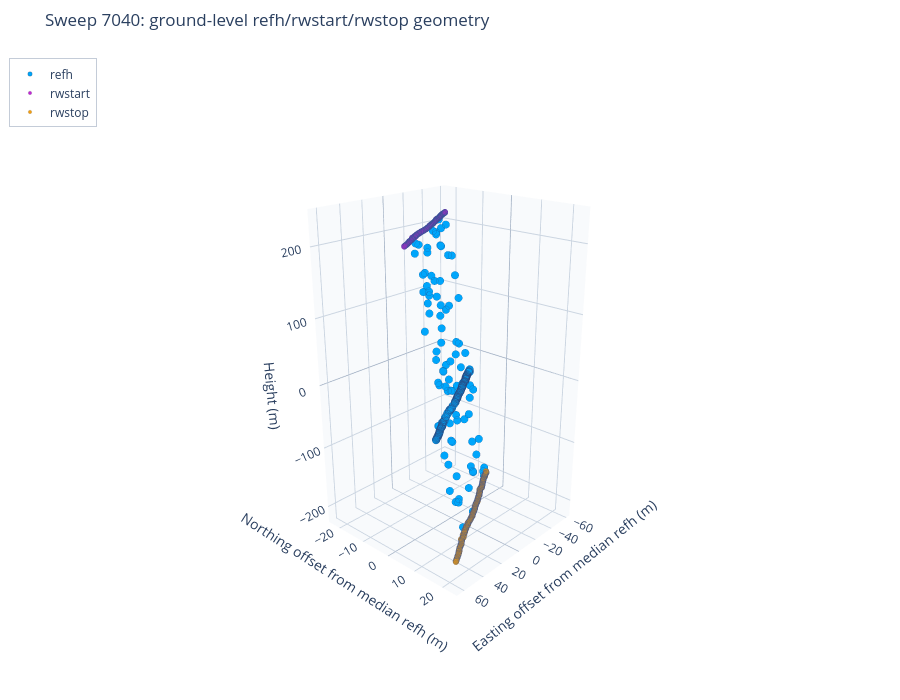

The notebook cell this image was saved under:
### Markdown cell above
## 13. Ground-level zoom view

This view omits the instrument position and focuses on the near-surface geometry of the H5 `refh`, `rwstart`, and `rwstop` points.

### Code cell
def make_ground_zoom_figure(df: pd.DataFrame, epsg: int, title: str = "Ground-level range-window zoom") -> go.Figure:
    df = add_xyz_columns_if_needed(df, epsg).copy()
    P = df[["refh_x", "refh_y", "refh_z"]].to_numpy(dtype=np.float64)
    center_xy = np.nanmedian(P[:, :2], axis=0)
    center_offset = np.array([center_xy[0], center_xy[1], 0.0])
    fig = go.Figure()

    Pp = P - center_offset
    extra_arrays = [Pp]
    fig.add_trace(go.Scatter3d(
        x=Pp[:, 0], y=Pp[:, 1], z=Pp[:, 2],
        mode="markers",
        marker=dict(
            size=4.5,
            color=PLOTLY_3D_COLORS["refh"],
            line=dict(width=0.6, color="rgba(15,23,42,0.35)"),
        ),
        name="refh",
        text=[f"track={int(t)}<br>refh={z:.3f} m" for t, z in zip(df["track_num"], df["refh_z"])],
        hoverinfo="text",
    ))

    if {"rwstart_x", "rwstart_y", "rwstart_z", "rwstop_x", "rwstop_y", "rwstop_z"}.issubset(df.columns):
        R0 = df[["rwstart_x", "rwstart_y", "rwstart_z"]].to_numpy(dtype=np.float64)
        R1 = df[["rwstop_x", "rwstop_y", "rwstop_z"]].to_numpy(dtype=np.float64)
        R0p = R0 - center_offset
        R1p = R1 - center_offset
        extra_arrays.extend([R0p, R1p])

        fig.add_trace(go.Scatter3d(
            x=R0p[:, 0], y=R0p[:, 1], z=R0p[:, 2],
            mode="markers",
            marker=dict(
                size=3.5,
                color=PLOTLY_3D_COLORS["rwstart"],
                line=dict(width=0.5, color="rgba(15,23,42,0.28)"),
            ),
            name="rwstart",
            hoverinfo="skip",
        ))
        fig.add_trace(go.Scatter3d(
            x=R1p[:, 0], y=R1p[:, 1], z=R1p[:, 2],
            mode="markers",
            marker=dict(
                size=3.5,
                color=PLOTLY_3D_COLORS["rwstop"],
                line=dict(width=0.5, color="rgba(15,23,42,0.28)"),
            ),
            name="rwstop",
            hoverinfo="skip",
        ))

    stacked = np.vstack(extra_arrays)
    fig.update_layout(
        title=title,
        scene=_adaptive_scene_layout(
            stacked[:, 0],
            stacked[:, 1],
            stacked[:, 2],
            "Easting offset from median refh (m)",
            "Northing offset from median refh (m)",
            "Height (m)",
        ),
        paper_bgcolor="white",
        legend=dict(
            x=0.01,
            y=0.99,
            bgcolor="rgba(255,255,255,0.85)",
            bordercolor="rgba(148,163,184,0.55)",
            borderwidth=1,
        ),
        height=700,
        margin=dict(l=0, r=0, t=52, b=0),
    )
    return fig


if not sweep_df.empty and EPSG is not None:
    make_ground_zoom_figure(
        sweep_df,
        EPSG,
        title=f"Sweep {SWEEP_INDEX}: ground-level refh/rwstart/rwstop geometry",
    ).show()

### Figure 1 — Plotly figure (JSON) as saved in the notebook; plotly's stock layout.template omitted (floating-point values rounded to 4 significant figures; data arrays with more than 128 entries replaced by an {"elided": "..."} marker saying what was removed)
{"data": [{"hoverinfo": "text", "marker": {"color": "#00A6FB", "line": {"color": "rgba(15,23,42,0.35)", "width": 0.6}, "size": 4.5}, "mode": "markers", "name": "refh", "text": {"elided": "256 str values"}, "type": "scatter3d", "x": {"elided": "256 float values"}, "y": {"elided": "256 float values"}, "z": {"elided": "256 float values"}}, {"hoverinfo": "skip", "marker": {"color": "#C026D3", "line": {"color": "rgba(15,23,42,0.28)", "width": 0.5}, "size": 3.5}, "mode": "markers", "name": "rwstart", "type": "scatter3d", "x": {"elided": "256 float values"}, "y": {"elided": "256 float values"}, "z": {"elided": "256 float values"}}, {"hoverinfo": "skip", "marker": {"color": "#F59E0B", "line": {"color": "rgba(15,23,42,0.28)", "width": 0.5}, "size": 3.5}, "mode": "markers", "name": "rwstop", "type": "scatter3d", "x": {"elided": "256 float values"}, "y": {"elided": "256 float values"}, "z": {"elided": "256 float values"}}], "layout": {"height": 700, "legend": {"bgcolor": "rgba(255,255,255,0.85)", "bordercolor": "rgba(148,163,184,0.55)", "borderwidth": 1, "x": 0.01, "y": 0.99}, "margin": {"b": 0, "l": 0, "r": 0, "t": 52}, "paper_bgcolor": "white", "scene": {"aspectmode": "manual", "aspectratio": {"x": 0.55, "y": 0.55, "z": 1.0}, "camera": {"eye": {"x": 1.6, "y": 1.45, "z": 0.9}}, "xaxis": {"backgroundcolor": "#F8FAFC", "gridcolor": "#CBD5E1", "range": [-64.2, 67.33], "showbackground": true, "showspikes": false, "title": {"text": "Easting offset from median refh (m)"}, "zerolinecolor": "#94A3B8"}, "yaxis": {"backgroundcolor": "#F8FAFC", "gridcolor": "#CBD5E1", "range": [-24.7, 24.9], "showbackground": true, "showspikes": false, "title": {"text": "Northing offset from median refh (m)"}, "zerolinecolor": "#94A3B8"}, "zaxis": {"backgroundcolor": "#F8FAFC", "gridcolor": "#CBD5E1", "range": [-227.3, 249.8], "showbackground": true, "showspikes": false, "title": {"text": "Height (m)"}, "zerolinecolor": "#94A3B8"}}, "title": {"text": "Sweep 7040: ground-level refh/rwstart/rwstop geometry"}}}
